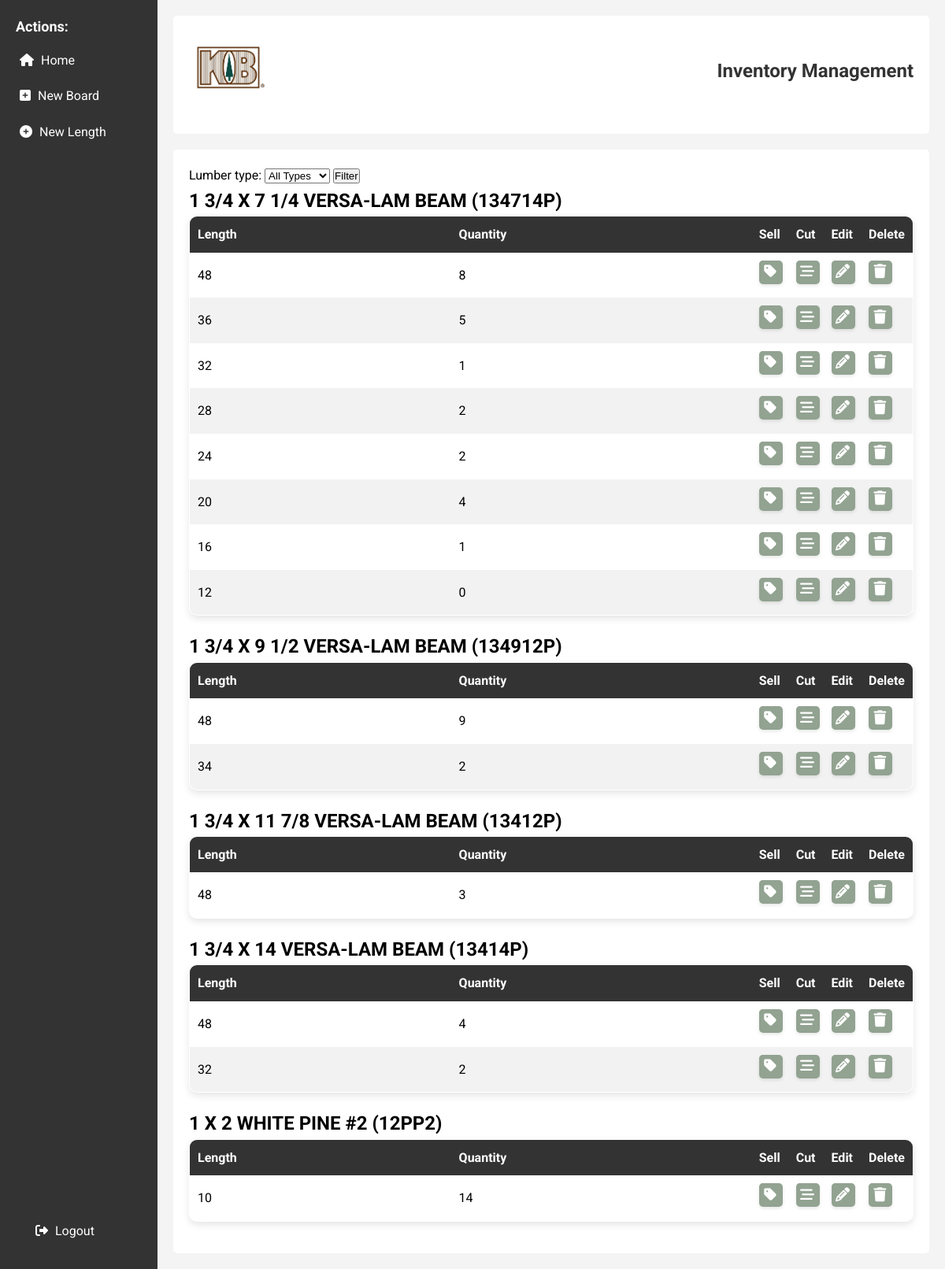
Page /inventory/ (signed in) on the earlier database version.
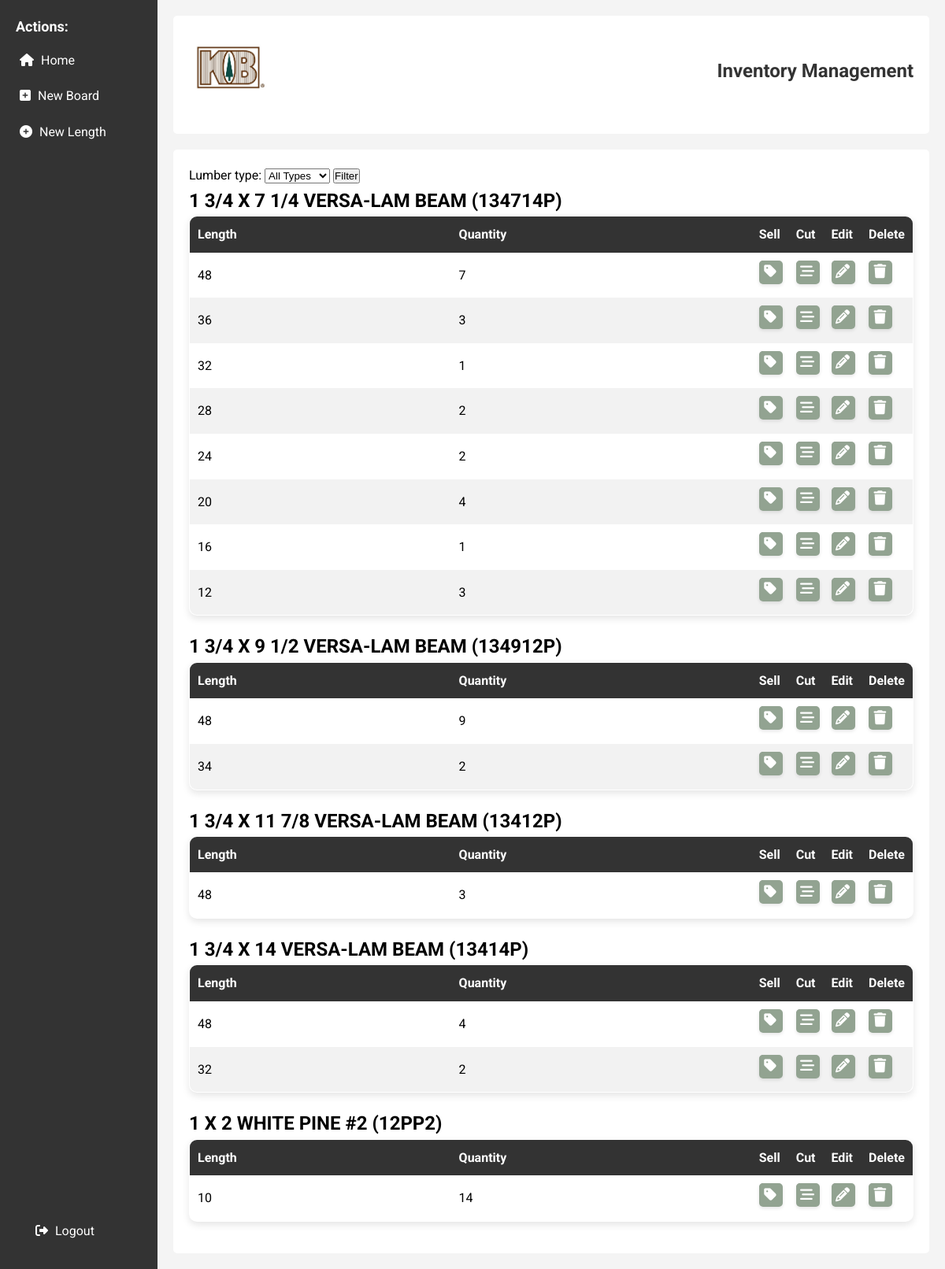
Same page on the later database version.
### inventory/models.py (models this page shows, shortened)
class Lumber(models.Model):
    LUMBER_TYPES = (
        ('lvl', 'Versa-Lam Beam'),
        ('knottypine', '#2 White Pine'),
    )
    ref_id = models.CharField(unique=True, primary_key=True, max_length=30)
    name = models.TextField()
    lumber_type = models.CharField(max_length=30, choices= LUMBER_TYPES, null=True, default=None)
    user = models.ForeignKey(User, on_delete=models.CASCADE, default=get_default_user)

class Length(models.Model):
    lumber = models.ForeignKey(Lumber, on_delete=models.CASCADE)
    length = models.PositiveIntegerField(default=0)
    quantity = models.PositiveIntegerField(default=0)
    class Meta:
        unique_together = ('lumber', 'length')

### inventory/views.py (the view)
# urls.py: path('', views.home, name='home'),
@login_required
def home(request):
    selected_type = request.GET.get('lumber_type', None)
    if selected_type:
        lumber_list = Lumber.objects.filter(lumber_type=selected_type)
    else:
        lumber_list = Lumber.objects.all()
    length_list = Length.objects.all()
    form = LumberTypeFilterForm()
    context = {'lumber_list': lumber_list, 'length_list': length_list, 'form': form}
    return render(request, 'inventory/home.html', context)

### inventory/forms.py
class LumberTypeFilterForm(forms.Form):
    lumber_type = forms.ModelChoiceField(queryset=Lumber.objects.values_list('lumber_type', flat=True).distinct(), empty_label="All Types", required=False)

### inventory/templates/inventory/home.html (shortened to what this page needs)
{% extends 'base.html' %} {% load static %}
{% block content %}
<form method="GET">
    {{ form }}
    <input type="submit" value="Filter" />
</form>
{% for lumber in lumber_list %}
    <h2>{{ lumber.name }} ({{ lumber.ref_id }})</h2>
    <table class="data-table">
        <thead>
            <tr>
                <th>Length</th>
                <th>Quantity</th>
                <th>Sell</th>
                <th>Cut</th>
                <th>Edit</th>
                <th>Delete</th>
            </tr>
        </thead>
        <tbody>
            {% for length in lumber.length_set.all|dictsortreversed:"length" %}
            <tr>
                <td>{{ length.length }}</td>
                <td>{{ length.quantity }}</td>
                <td class="action-cell">
                    <span class="icon-button">
                        <a href="{% url 'sell' ref_id=lumber.ref_id length=length.length %}">
                            <i class="fa-solid fa-tag"></i>
                        </a>
                    </span>
                </td>
                <td class="action-cell">
                    <span class="icon-button">
                        <a href="{% url 'cut' ref_id=lumber.ref_id length=length.length %}">
                            <i class="fa-solid fa-bars-staggered"></i>
                        </a>
                    </span>
                </td>
                <td class="action-cell">
                    <span class="icon-button">
                        <a href="{% url 'changequantity' ref_id=lumber.ref_id length=length.length %}">
                            <i class="fa-solid fa-pencil"></i>
                        </a>
                    </span>
                </td>
                <td class="action-cell">
                    <span class="icon-button">
                        <a href="{% url 'lengthdelete' ref_id=lumber.ref_id length=length.length %}">
                            <i class="fa-solid fa-trash"></i>
                        </a>
                    </span>
                </td>
            </tr>
            {% endfor %}
        </tbody>
    </table>
{% endfor %}
{% endblock %}

### inventory/templates/base.html (shortened to what this page needs)
{% load static %}
<!DOCTYPE html>
<html lang="en">
    <head>
        <link rel="stylesheet" type="text/css" href="{% static 'inventory/style.css' %}" />
        <link href="{% static 'fontawesomefree/css/fontawesome.css' %}" rel="stylesheet" type="text/css">
        <link href="{% static 'fontawesomefree/css/brands.css' %}" rel="stylesheet" type="text/css">
        <link href="{% static 'fontawesomefree/css/solid.css' %}" rel="stylesheet" type="text/css">
    </head>
    <body>
        <div class="app">
          <aside class="sidebar">
            <h3 class="sidebar-header">Actions:</h3>
            <a href="{% url 'home' %}">
                <i class="fa fa-home" aria-hidden="true"></i>
                Home
            </a>
            <a href="{% url 'lumbercreate' %}">
                <i class="fa fa-plus-square" aria-hidden="true"></i>
                New Board
            </a>
            <a href="{% url 'lengthcreate' %}">
                <i class="fa fa-plus-circle" aria-hidden="true"></i>
                New Length
            </a>
            <div class="sidebar-footer">
                <a href="{% url 'logout' %}">
                    <i class="fa fa-sign-out" aria-hidden="true"></i>
                    Logout
                </a>
            </div>
          </aside>
          <header>
            <div class="header-first-row">
              <img
                src="{% static 'inventory/logo.png' %}"
                alt="Kuiken Brothers Logo"
                width="100px"
              />
              <h1 class="title">Inventory Management</h1>
            </div>
          </header>
          <main>{% block content %}{% endblock %}</main>
        </div>
      </body>
    </html>
</html>

### inventory/static/inventory/style.css (style rules this page uses)
* { margin: 0; padding: 0; box-sizing: border-box; }
body { font-family: 'Roboto', sans-serif; line-height: 1.6; background-color: #f4f4f4; }
.app { max-width: 1200px; margin: 0 auto; padding: 20px; }
header { background-color: #ffffff; padding: 20px; border-radius: 5px; margin-bottom: 20px; }
.header-first-row { display: flex; align-items: center; justify-content: space-between; margin-bottom: 10px; }
.title { font-size: 24px; color: #333; }
main { background-color: #ffffff; padding: 20px; border-radius: 5px; }
.sidebar { position: fixed; top: 0; left: 0; width: 200px; height: 100%; background-color: #333; padding: 20px; }
.sidebar a { display: block; color: #fff; text-decoration: none; margin-bottom: 10px; padding: 5px; transition: background-color 0.3s; }
.sidebar i { margin-right: 5px; }
.app { margin-left: 200px; }
.sidebar-header { font-size: 18px; color: #fff; margin-bottom: 10px; }
.sidebar-footer { position: absolute; bottom: 20px; padding-left: 20px; }
.data-table { width: 100%; border-collapse: collapse; margin-bottom: 20px; border: 1px solid #ccc; border-radius: 10px; overflow: hidden; box-shadow: 0 4px 10px rgba(0, 0, 0, 0.1); }
.data-table th, .data-table td { padding: 10px; text-align: left; }
.data-table th { background-color: #333; color: #fff; border: none; }
.data-table td { border: none; }
.data-table tr:nth-child(even) { background-color: #f2f2f2; }
.data-table a { color: #333; transition: color 0.3s; }
.data-table i { font-size: 18px; }
.action-cell { width: 40px; text-align: center; padding: 5px; }
.action-cell a { display: inline-block; width: 30px; height: 30px; background-color: #92a391; border-radius: 5px; box-shadow: 0 2px 4px rgba(0, 0, 0, 0.1); transition: background-color 0.3s, box-shadow 0.3s; }
.icon-button { display: inline-block; position: relative; width: 24px; height: 24px; background-color: #999999; border-radius: 5px; transition: background-color 0.3s; }
.icon-button i { position: absolute; top: 60%; left: 60%; transform: translate(-50%, -50%); color: #fff; }

Differences in the rows shown:
removed Length: length "36", quantity "5", shown under Lumber "1 3/4 X 7 1/4 VERSA-LAM BEAM"
removed Length: length "12", quantity "0", shown under Lumber "1 3/4 X 7 1/4 VERSA-LAM BEAM"
changed Length (number 1 of 14 on the later page): quantity "8" → "7"
added Length: length "36", quantity "3", shown under Lumber "1 3/4 X 7 1/4 VERSA-LAM BEAM"
added Length: length "12", quantity "3", shown under Lumber "1 3/4 X 7 1/4 VERSA-LAM BEAM"
